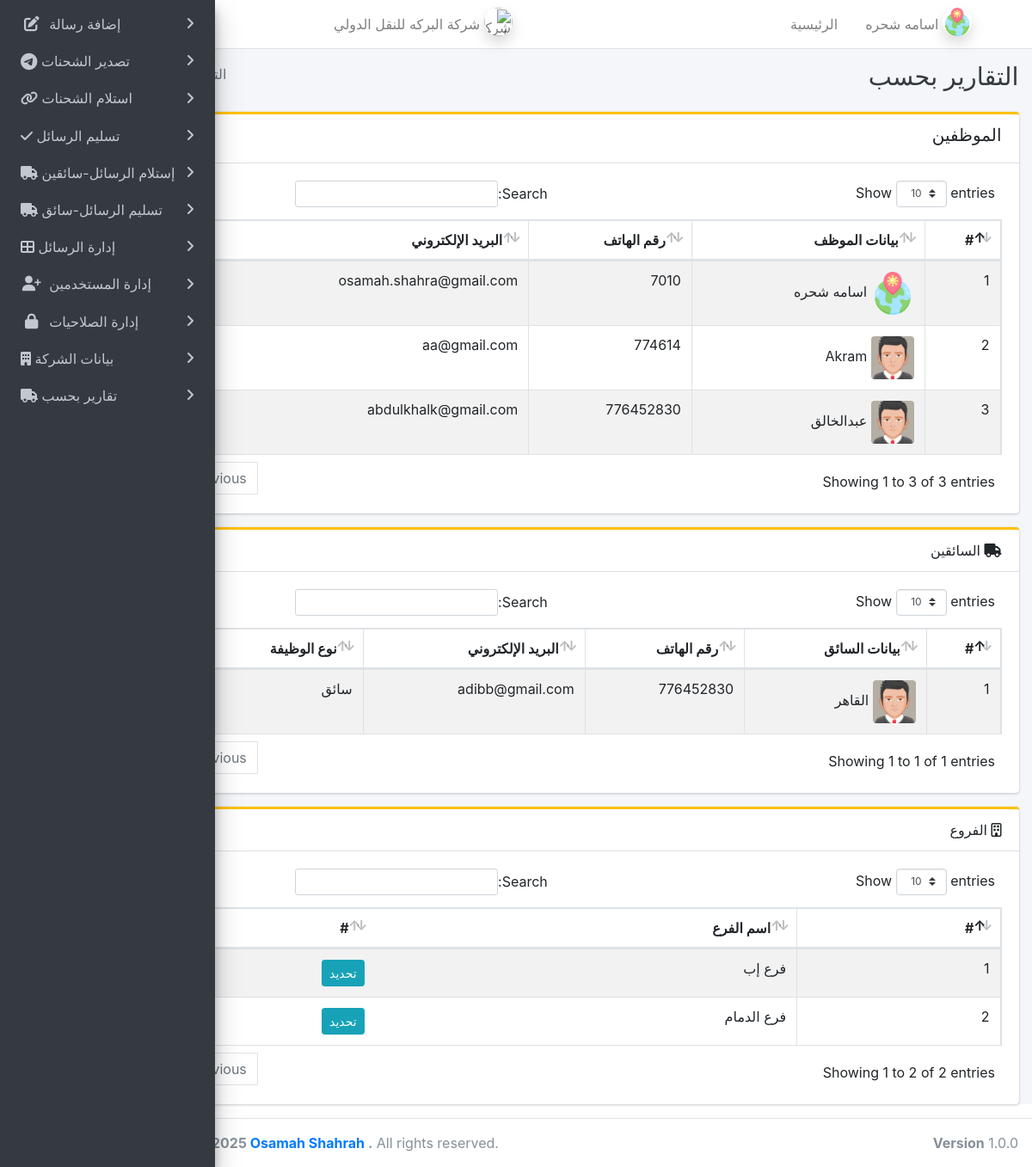
/home/mes_report.php (signed in), run on the app's committed database.
### tables this page shows
CREATE TABLE `pages_permission` (
  `id_u_p` int(11) NOT NULL,
  `fk_user_id` int(11) NOT NULL,
  `fk_page_id` int(11) NOT NULL,
  `user_pages_status` int(11) NOT NULL
);

CREATE TABLE `pages` (
  `id_page` int(11) NOT NULL,
  `sort` int(5) NOT NULL,
  `link` text NOT NULL,
  `name_page` varchar(100) NOT NULL,
  `icon_page` varchar(50) NOT NULL,
  `page_details` text DEFAULT NULL,
  `page_status` int(50) NOT NULL DEFAULT 1
);

CREATE TABLE `users` (
  `id_user` int(11) NOT NULL,
  `name` varchar(500) NOT NULL,
  `user_phone` varchar(100) DEFAULT NULL,
  `email_user` varchar(200) NOT NULL,
  `password_user` varchar(200) NOT NULL,
  `img_user` text NOT NULL DEFAULT '1.png',
  `user_job` int(2) NOT NULL,
  `details_job` text DEFAULT NULL,
  `user_note` text DEFAULT NULL,
  `fk_branch` int(2) NOT NULL,
  `status` int(11) NOT NULL DEFAULT 1
);

CREATE TABLE `jobs_table` (
  `job_id` int(11) NOT NULL,
  `job_name` varchar(100) NOT NULL,
  `job_details` text DEFAULT NULL,
  `job_note` text NOT NULL,
  `status` int(2) NOT NULL DEFAULT 1
);

CREATE TABLE `branch` (
  `id_branch` int(11) NOT NULL,
  `name_branch` varchar(50) DEFAULT NULL,
  `address_branch` varchar(100) NOT NULL,
  `phone_bransh` varchar(100) NOT NULL,
  `branch_status` int(5) NOT NULL DEFAULT 1
);

### home/mes_report.php (the view, shortened to what the rows shown need)
<?php
include "check.php";
$page_id = 21;
if (chec_use_permission($page_id)) {
    content_header('التقارير بحسب')
?>
    <section class="content" dir="rtl" align="right">
        <div class="container-fluid">
            <?php
            get_users("mwedweoisfhkujn", "efgbnmkoiuygbn", "info", "تحديد", false, "users_table_perm");
            ?>
            <div class="card card-warning card-outline">
                <div class="card-body">
                    <div class="table-responsive">
                        <table id="mes_export_driver_table" class="table table-bordered table-striped">
                            <thead>
                                <tr>
                                    <th># </th>
                                    <th>بيانات السائق</th>
                                    <th>رقم الهاتف</th>
                                    <th>البريد الإلكتروني</th>
                                    <th>نوع الوظيفة</th>
                                    <th>#</th>
                                </tr>
                            </thead>
                            <tbody>
                                <?php
                                $count_row = 0;
                                $sql_quer_drivers = "SELECT u.id_user,u.name,u.user_phone,u.email_user,j.job_name,u.img_user
                                FROM `users` u JOIN jobs_table j ON u.user_job=j.job_id
                                WHERE j.`job_id`='3' AND u.status=1 ;";
                                $stmt_dri = mysqli_prepare($con, $sql_quer_drivers);
                                mysqli_stmt_execute($stmt_dri);
                                $result_drivers = mysqli_stmt_get_result($stmt_dri);
                                while ($array_drivers = mysqli_fetch_assoc($result_drivers)) {
                                ?>
                                    <tr>
                                        <td><?php echo htmlspecialchars($count_row += 1); ?></td>
                                        <td>
                                            <img width='50px' height='50px' class='img-fluid rounded'
                                                src="../img/img_user/<?php echo htmlspecialchars($array_drivers['img_user']); ?>"
                                                alt="<?php echo htmlspecialchars($array_drivers['name']); ?>">
                                            <?php echo htmlspecialchars($array_drivers['name']); ?>
                                        </td>
                                        <td><?php echo htmlspecialchars($array_drivers['user_phone']); ?></td>
                                        <td><?php echo htmlspecialchars($array_drivers['email_user']); ?></td>
                                        <td><?php echo htmlspecialchars($array_drivers['job_name']); ?></td>
                                        <td>
                                            <a title="Edit data" class="btn btn-info btn-sm "
                                                href="mwedweoisfhkujn?jhsdhkfgisdu=<?php echo  encrypt_id($array_drivers['id_user']); ?>&KKLkdone=<?php echo encrypt_id($array_drivers['id_user']); ?>"
                                                role=" button">
                                            </a>
                                        </td>
                                    </tr>
                                <?php
                                }
                                ?>
                            </tbody>
                        </table>
                    </div>
                </div>
            </div>
            <div class="card card-warning card-outline">
                <div class="card-body">
                    <div class="table-responsive">
                        <table id="mes_export_branch_table" class="table table-bordered table-striped">
                            <thead>
                                <tr>
                                    <th># </th>
                                    <th>اسم الفرع </th>
                                    <th>#</th>
                                </tr>
                            </thead>
                            <tbody>
                                <?php
                                $count_row = 0;
                                $stmt_bra = mysqli_prepare($con, "SELECT  br.id_branch,br.name_branch
                             FROM branch br
                             WHERE br.id_branch!=4 AND br.id_branch!=? ");
                                mysqli_stmt_bind_param($stmt_bra, "i", $publi_fk_id_branch);
                                mysqli_stmt_execute($stmt_bra);
                                $result_branch_number = mysqli_stmt_get_result($stmt_bra);
                                while ($array_branch = mysqli_fetch_assoc($result_branch_number)) {
                                ?>
                                    <tr>
                                        <td><?php echo htmlspecialchars($count_row += 1); ?></td>
                                        <td><?php echo htmlspecialchars($array_branch['name_branch']); ?></td>
                                        <td>
                                            <a title="Edit data" class="btn btn-info btn-sm "
                                                href="mwedweoisfhkujn?iusfyw87fgknk=<?php echo encrypt_id($array_branch['id_branch']); ?>"
                                                role=" button">
                                                تحديد
                                            </a>
                                        </td>
                                    </tr>
                                <?php
                                }
                                ?>
                            </tbody>
                        </table>
                    </div>
                </div>
            </div>
        </div>
    </section>
<?php
    include "footer.php";
} else {
    include "Error404.php";
}
?>

### home/header.php (shortened to what the rows shown need)
<?php
function osamah_decrypt_2($ciphertext)
{
    $key = 'Osamah_qader_NajeAbdullahShahrah';
    $ivlen = openssl_cipher_iv_length('AES-256-CBC');
    $decoded = base64_decode($ciphertext);
    $iv = substr($decoded, 0, $ivlen);
    $ciphertext = substr($decoded, $ivlen);
    $originalData = openssl_decrypt($ciphertext, 'AES-256-CBC', $key, OPENSSL_RAW_DATA, $iv);
    $data = json_decode($originalData, true);
    return $data;
}
$id_user_head = osamah_decrypt_2($_SESSION['id_user']);
$stmt = mysqli_prepare($con, "SELECT u.fk_branch,u.img_user,br.name_branch,jo.job_name,u.`status` FROM `users` u JOIN branch br ON u.fk_branch=br.id_branch JOIN jobs_table jo ON u.user_job=jo.job_id WHERE `id_user`=? ;");
mysqli_stmt_bind_param($stmt, "i", $id_user_head);
mysqli_stmt_execute($stmt);
$result = mysqli_stmt_get_result($stmt);
if (mysqli_num_rows($result) > 0) {
    $row = mysqli_fetch_assoc($result);
    if ($row['status'] === 1) {
        $publi_fk_id_branch = osamah_decrypt_2($_SESSION['publi_fk_id_branch']);
    } else {
        session_unset();
        session_destroy();
        header('Location: ../index.php');
        exit;
    }
} else {
    session_unset();
    session_destroy();
    header('Location: ../index.php');
    exit;
}
?>
<html lang="ar">
<head>
    <link rel="stylesheet" href="../Design/plugins/fontawesome-free-6.7.1-web/css/all.min.css">
    <link rel="stylesheet" href="../Design/plugins/ekko-lightbox/ekko-lightbox.css">
    <link rel="stylesheet" href="../Design/dist/css/adminlte.min.css">
    <link rel="stylesheet" href="../Design/plugins/datatables-bs4/css/dataTables.bootstrap4.css">
    <link rel="stylesheet" href="../Design/plugins/daterangepicker/daterangepicker.css">
    <link rel="stylesheet" href="../Design/plugins/icheck-bootstrap/icheck-bootstrap.min.css">
    <link rel="stylesheet" href="../Design/plugins/tempusdominus-bootstrap-4/css/tempusdominus-bootstrap-4.min.css">
    <link rel="stylesheet" href="../Design/plugins/bootstrap4-duallistbox/bootstrap-duallistbox.min.css">
    <link rel="stylesheet" href="../Design/plugins/sweetalert2-theme-bootstrap-4/bootstrap-4.min.css">
    <link rel="stylesheet" href="../Design/plugins/toastr/toastr.min.css">
    <link rel="stylesheet" href="../Design/plugins/select2/css/select2.min.css">
    <link rel="stylesheet" href="../Design/plugins/select2-bootstrap4-theme/select2-bootstrap4.min.css">
</head>
<body class="sidebar-mini sidebar-collapse">
    <div class="wrapper">
        <aside class="main-sidebar sidebar-dark-primary elevation-4">
            <div class="sidebar">
                <nav class="mt-2">
                    <ul class="nav nav-pills nav-sidebar flex-column" data-widget="treeview" role="menu"
                        data-accordion="false">
                        <?php
                        $sql = "SELECT * FROM `pages`JOIN pages_permission ON pages.id_page=pages_permission.fk_page_id  WHERE `page_status`=1 AND pages_permission.user_pages_status=1 AND pages_permission.fk_user_id=? ORDER BY `pages`.`sort` ASC ;";
                        $sql_page_show = mysqli_prepare($con, $sql);
                        mysqli_stmt_bind_param($sql_page_show, "i", $id_user_head);
                        mysqli_stmt_execute($sql_page_show);
                        $result_page_show = mysqli_stmt_get_result($sql_page_show);
                        while ($array_page = mysqli_fetch_assoc($result_page_show)) {
                        ?>
                        <li class="nav-item has-treeview">
                            <a href="<?php echo htmlspecialchars($array_page['link']); ?>" class="nav-link">
                                <i class="<?php echo htmlspecialchars($array_page['icon_page']); ?>"></i>
                                <p>
                                    <?php echo htmlspecialchars($array_page['name_page']); ?>
                                    <i class="right fas fa-angle-right"></i>
                                </p>
                            </a>
                        </li>
                        <?php }
                        ?>
                    </ul>
                </nav>
            </div>
        </aside>
        <div class="content-wrapper">

### home/Myfun_albraka.php (shortened to what the rows shown need)
<?php
function osamah_decrypt($ciphertext) {
    $key='Osamah_qader_NajeAbdullahShahrah';
    $ivlen = openssl_cipher_iv_length('AES-256-CBC');
    $decoded = base64_decode($ciphertext);
    $iv = substr($decoded, 0, $ivlen);
    $ciphertext = substr($decoded, $ivlen);
    $originalData = openssl_decrypt($ciphertext, 'AES-256-CBC', $key, OPENSSL_RAW_DATA, $iv);
    $data = json_decode($originalData, true);
    return $data;
}
function encrypt_id($id)
{
    return base64_encode($id);
}
?>
<?php
function chec_use_permission($page_id)
{
    $sql_search_user_per = "SELECT * FROM `pages` JOIN pages_permission ON pages.id_page=pages_permission.fk_page_id
WHERE pages.id_page = ? AND pages_permission.fk_user_id = ?  AND pages.page_status = 1 AND pages_permission.user_pages_status = 1 ";
    $ty1= osamah_decrypt($_SESSION['id_user']);
    $stmt = mysqli_prepare($con, $sql_search_user_per);
    mysqli_stmt_bind_param($stmt, "ii", $page_id, $ty1);
    mysqli_stmt_execute($stmt);
    $result = mysqli_stmt_get_result($stmt);
    if (mysqli_num_rows($result) > 0) {
        return true ;
    } else {
        return false;
    }
}
?>
<?php
function content_header($page_title)
{
?>
<section class="content-header">
    <div class="container-fluid">
        <div class="row mb-2">
            <div class="col-sm-6" align="right">
                <h1 class="text-dark" "><?php echo htmlspecialchars( $page_title); ?></h1>
            </div>
        </div>
    </div>
</section>
<?php }
?>
<?php
function get_users($link, $link_ver, $color_style, $text, $type,$name_table) {
    ?>
<div class="card card-warning card-outline">
    <div class="card-body">
        <div class="table-responsive">
            <table id="<?php echo htmlspecialchars( $name_table) ; ?>" class="table table-bordered table-striped">
                <thead>
                    <tr>
                        <th>#</th>
                        <th>بيانات الموظف</th>
                        <th>رقم الهاتف</th>
                        <th>البريد الإلكتروني</th>
                        <th>#</th>
                    </tr>
                </thead>
                <tbody>
                    <?php
                        $count_row = 0;
                            $ty2=osamah_decrypt($_SESSION['publi_fk_id_branch']);
                        $stmt = mysqli_prepare($con, "SELECT * FROM users WHERE status != 3 AND `fk_branch`= ?  ");
                        mysqli_stmt_bind_param($stmt, "i",$ty2);
                        mysqli_stmt_execute($stmt);
                        $result = mysqli_stmt_get_result($stmt);
                        while ($row = mysqli_fetch_assoc($result)) {
                            $count_row++;
                            ?>
                    <tr>
                        <td><?php echo htmlspecialchars( $count_row); ?></td>
                        <td>
                            <img width='50px' height='50px' class='img-fluid rounded'
                                src="../img/img_user/<?php echo ($row['img_user']); ?>"
                                alt="<?php echo htmlspecialchars($row['name']); ?>">
                            <?php echo htmlspecialchars($row['name']); ?>
                        </td>
                        <td><?php echo htmlspecialchars($row['user_phone']); ?></td>
                        <td><?php echo htmlspecialchars($row['email_user']); ?></td>
                        <td>
                            <a title="😉" class="btn btn-<?php echo htmlspecialchars( $color_style); ?> btn-sm"
                                href="<?php echo htmlspecialchars( $link); ?>?<?php echo htmlspecialchars( $link_ver); ?>=<?php echo encrypt_id( $row['id_user']); ?>"
                                role="button">
                            </a>
                        </td>
                    </tr>
                    <?php
                        }
                        ?>
                </tbody>
            </table>
        </div>
    </div>
</div>
<?php
}
?>

### data on the page
pages_permission: fk_page.name_page "إضافة رسالة"
pages_permission: fk_page.name_page "تصدير الشحنات"
pages_permission: fk_page.name_page "استلام الشحنات"
pages_permission: fk_page.name_page "تسليم الرسائل"
pages_permission: fk_page.name_page "إستلام الرسائل-سائقين"
pages_permission: fk_page.name_page "تسليم الرسائل-سائق"
pages_permission: fk_page.name_page "إدارة الرسائل"
pages_permission: fk_page.name_page "إدارة المستخدمين"
pages_permission: fk_page.name_page "إدارة الصلاحيات"
pages_permission: fk_page.name_page "بيانات الشركة"
pages_permission: fk_page.name_page "تقارير بحسب"
users: img_user (picture), name "اسامه شحره", user_phone "7010", email_user "osamah.shahra@gmail.com"
users: img_user (picture), name "Akram", user_phone "774614", email_user "aa@gmail.com"
users: img_user (picture), name "عبدالخالق", user_phone "776452830", email_user "abdulkhalk@gmail.com"
users: img_user (picture), name "القاهر", user_phone "776452830", email_user "adibb@gmail.com", jobs_table.job_name "سائق"
branch: count_row "1", name_branch "فرع إب"
branch: count_row "2", name_branch "فرع الدمام"

### other printed values
$_SESSION['name_system'] "شركة البركه للنقل الدولي"
osamah_decrypt_2($_SESSION['name']) "اسامه شحره"
$page_title "التقارير بحسب"
